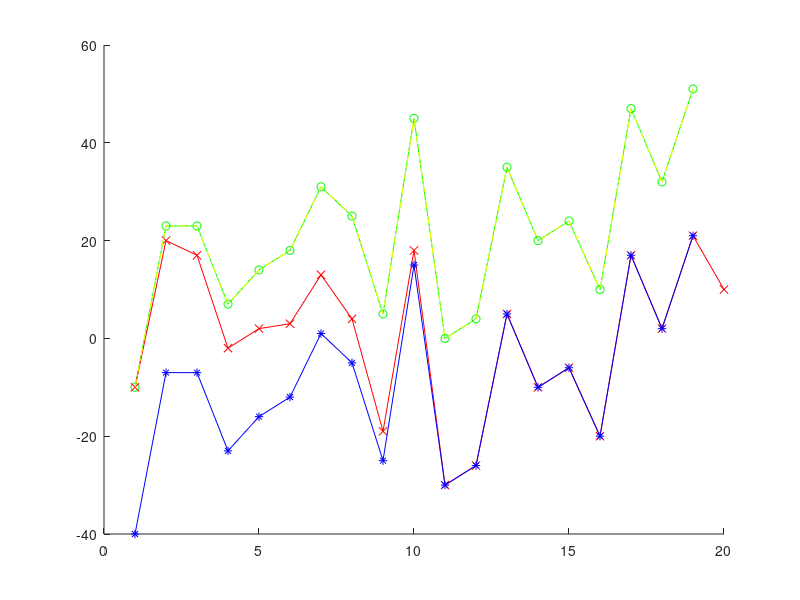
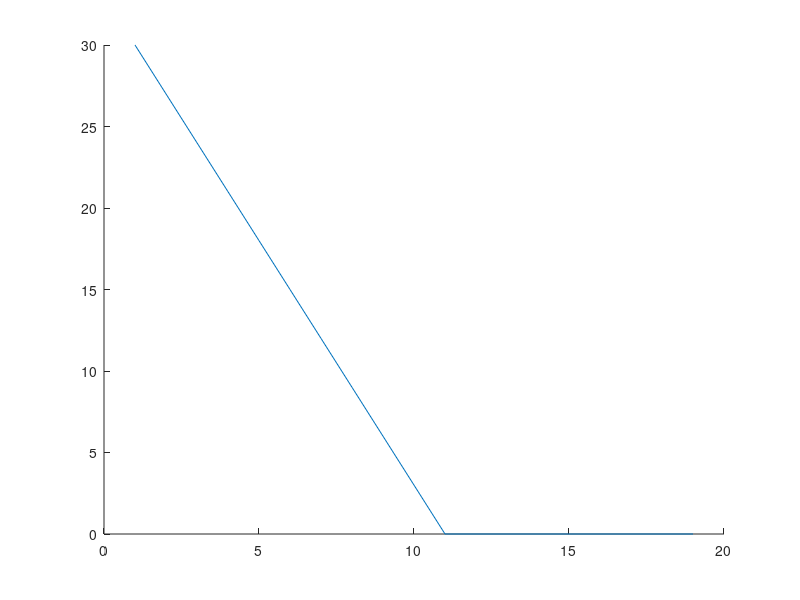

Here is the MATLAB script that generated these plots, in order:
%% Sensorimotor2022Jan11Model by Hokin
% p = v + b
clear;
close all;
rng(7);
b = 0;    
quit = 1;
targetarray = [0 0];
for i = 1:20
    targetarray(i) = randi(30);
end 
%targetarray(1) = 100;
%targetarray(2) = -20;
rand
vmaparray = [0 0];
proprioarray = [0 0];
vonlinearray = [0 0];
ponlinearray = [0 0];
mcmap = [0 0];
bmap = [0 0];
while quit < length(targetarray)
    target = targetarray(quit);
    h = rand;
    if h < 0.5 
        target = - target;
        targetarray(quit) = target;
    end 
    vmap = target;
    vmaparray(quit) = vmap;
    pmap = vmap + b;
    proprioarray(quit) = pmap;
    mc = pmap;
    mcmap(quit) = mc;
    vonline = pmap - 30;
    vonlinearray(quit) = vonline;
    if((pmap-vmap)~=(pmap-vonline))
        b = b + (pmap - vonline)/10;
    end
    bmap(quit) = b;
    quit = quit + 1;
end
figure;
hold on ;
plot(mcmap, '-o', 'Color', 'green');
plot(targetarray, '-x', 'Color', 'red');
plot(vonlinearray, '-*', 'Color', 'blue');
plot(proprioarray, '-.', 'Color', 'yellow');

figure;
hold on;
abserr = [0 0];
for i = 1:length(mcmap)
    abserr(i) = abs(vonlinearray(i) - targetarray(i));
end 
plot(abserr);